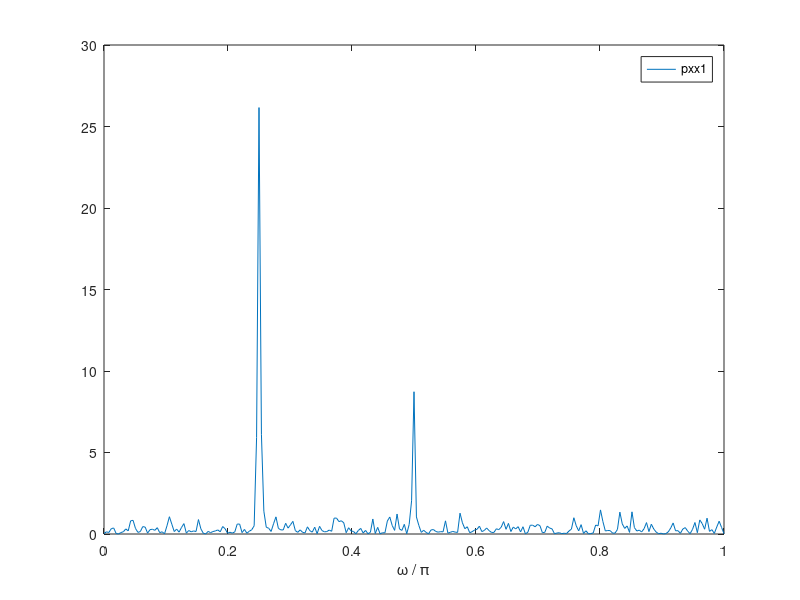

Here is the MATLAB script that generated this plot:
n = 0:319;
x = cos(pi/4*n)+0.5*sin(pi/2*n)+randn(size(n));

[pxx1,w1] = periodogram(x);
plot(w1/pi,pxx1)
legend('pxx1')
xlabel('\omega / \pi')